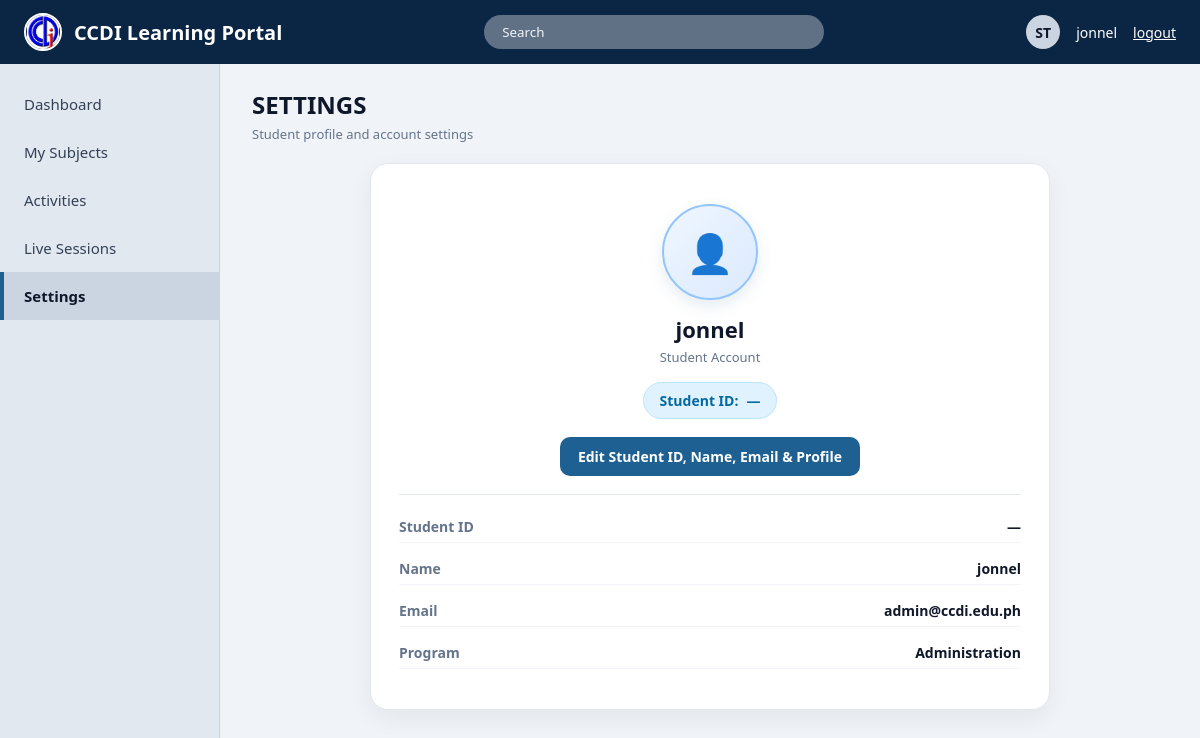
Screenshot of /settings.php (signed in) with the database file from the repository.
### tables this page shows
CREATE TABLE `users` (
  `id` int(11) NOT NULL AUTO_INCREMENT,
  `full_name` varchar(100) NOT NULL,
  `email` varchar(100) NOT NULL,
  `password` varchar(255) NOT NULL,
  `course` varchar(100) DEFAULT 'Bachelor of Science in Information Technology (BSIT)',
  `block` varchar(20) DEFAULT 'Block - 3B',
  `role` enum('student','teacher','admin') DEFAULT 'student',
  `program` varchar(100) DEFAULT NULL,
  `username` varchar(50) DEFAULT NULL,
  `STATUS` varchar(20) DEFAULT 'Approved',
  `department` varchar(50) DEFAULT 'BSIT Department',
  `year_level` varchar(20),
  `profile_pic` varchar(255) DEFAULT NULL,
  `student_id` varchar(50) DEFAULT NULL,
  `student_number` varchar(50) DEFAULT NULL,
  PRIMARY KEY (`id`),
  UNIQUE KEY `email` (`email`),
  UNIQUE KEY `username` (`username`),
  UNIQUE KEY `uq_users_student_id` (`student_id`),
  UNIQUE KEY `uq_student_number` (`student_number`)
);

### settings.php (the view, shortened to what this page needs)
<?php
include 'db.php';
$user_id = intval($_SESSION['user_id']);
$student = null;
$stmt = $conn->prepare("SELECT * FROM users WHERE id = ? LIMIT 1");
$stmt->bind_param("i", $user_id);
$stmt->execute();
$res = $stmt->get_result();
if ($res && $res->num_rows > 0) {
    $student = $res->fetch_assoc();
}
$student_id_raw = trim((string)($student['student_id'] ?? ''));
$student_no = ($student_id_raw !== '') ? $student_id_raw : '—';
$student_name = trim((string)($student['full_name'] ?? $student['username'] ?? 'Student'));
$student_email = trim((string)($student['email'] ?? ''));
$student_program = trim((string)($student['program'] ?? $student['course'] ?? ''));
$profile_pic_path = trim((string)($student['profile_pic'] ?? ''));
$avatar_pic = trim((string)($profile_pic_path !== '' ? $profile_pic_path : ($_SESSION['profile_pic'] ?? '')));
$has_avatar_pic = ($avatar_pic !== '' && file_exists(__DIR__ . '/' . $avatar_pic));
?>
<!DOCTYPE html>
<html lang="en">
<head>
    <link rel="stylesheet" href="style.css">
</head>
<body>
    <header class="topbar" style="background-color: #0b2545;">
        <div class="brand">
            <div class="brand-logo"><img src="logo.jpg" alt="logo" style="width:100%; height:100%; object-fit:contain;"></div>
            <span>CCDI Learning Portal</span>
        </div>
        <input type="text" class="search-bar" placeholder="Search">
        <div class="user-menu">
        <div class="user-avatar" style="overflow:hidden; padding:0; display:flex; align-items:center; justify-content:center;">
          <?php if ($has_avatar_pic): ?>
          <img src="<?php echo htmlspecialchars($avatar_pic); ?>" alt="Student Profile" style="width:100%; height:100%; object-fit:cover; display:block;">
          <?php else: ?>
          ST
          <?php endif; ?>
       </div>
            <span><?php echo htmlspecialchars($student_name); ?></span>
            <a href="logout.php" class="logout-link">logout</a>
        </div>
    </header>
    <nav class="sidebar">
        <a href="dashboard.php">Dashboard</a>
        <a href="subjects.php">My Subjects</a>
        <a href="activity_feed.php">Activities</a>
        <a href="live_sessions.php">Live Sessions</a>
        <a href="settings.php" class="active">Settings</a>
    </nav>
    <main class="main-wrapper">
        <div class="page-header">
            <h1>SETTINGS</h1>
            <p>Student profile and account settings</p>
        </div>
        <div class="settings-wrapper">
            <div class="settings-card">
                <div class="settings-avatar-ring">
                    <?php if ($profile_pic_path !== '' && file_exists(__DIR__ . '/' . $profile_pic_path)): ?>
                        <img src="<?php echo htmlspecialchars($profile_pic_path); ?>" alt="Profile Picture">
                    <?php else: ?>
                        <span>&#128100;</span>
                    <?php endif; ?>
                </div>
                <h2 class="settings-role-title"><?php echo htmlspecialchars($student_name); ?></h2>
                <p class="settings-subtitle">Student Account</p>
                <div class="student-id-box">
                    <span>Student ID:</span>
                    <span><?php echo htmlspecialchars($student_no); ?></span>
                </div>
                <div>
                    <button type="button" id="toggleEditProfileBtn" class="edit-profile-btn">
                        Edit Student ID, Name, Email &amp; Profile
                    </button>
                </div>
                <div class="student-info-list">
                    <div class="student-info-row">
                        <span class="student-info-label">Student ID</span>
                        <span class="student-info-value"><?php echo htmlspecialchars($student_no); ?></span>
                    </div>
                    <div class="student-info-row">
                        <span class="student-info-label">Name</span>
                        <span class="student-info-value"><?php echo htmlspecialchars($student_name); ?></span>
                    </div>
                    <?php if ($student_email !== ''): ?>
                    <div class="student-info-row">
                        <span class="student-info-label">Email</span>
                        <span class="student-info-value"><?php echo htmlspecialchars($student_email); ?></span>
                    </div>
                    <?php endif; ?>
                    <?php if ($student_program !== ''): ?>
                    <div class="student-info-row">
                        <span class="student-info-label">Program</span>
                        <span class="student-info-value"><?php echo htmlspecialchars($student_program); ?></span>
                    </div>
                    <?php endif; ?>
                </div>
            </div>
        </div>
    </main>
</body>
</html>

### style.css (style rules this page uses)
.user-avatar { width: 36px; height: 36px; border-radius: 50%; overflow: hidden; flex-shrink: 0; }
* { box-sizing: border-box; margin: 0; padding: 0; font-family: 'Segoe UI', Tahoma, Geneva, Verdana, sans-serif; }
body { background-color: #f0f4f8; color: #1e293b; }
.topbar { background-color: #1e6091; color: white; height: 64px; padding: 0 24px; display: flex; align-items: center; justify-content: space-between; position: fixed; top: 0; left: 0; right: 0; z-index: 100; }
.brand { display: flex; align-items: center; gap: 12px; font-size: 20px; font-weight: 700; }
.brand-logo { width: 38px; height: 38px; border: 2px solid #ffffff; border-radius: 50%; overflow: hidden; display: flex; align-items: center; justify-content: center; }
.search-bar { background-color: rgba(255, 255, 255, 0.35); border-radius: 20px; padding: 8px 18px; width: 340px; border: none; color: white; outline: none; }
.search-bar::placeholder { color: #f1f5f9; }
.user-menu { display: flex; align-items: center; gap: 16px; font-size: 14px; }
.user-avatar { width: 34px; height: 34px; border-radius: 50%; background-color: #cbd5e1; color: #0f172a; display: flex; align-items: center; justify-content: center; font-weight: bold; }
.logout-link { color: white; text-decoration: underline; }
.sidebar { width: 220px; background-color: #e2e8f0; position: fixed; top: 64px; bottom: 0; left: 0; padding-top: 16px; border-right: 1px solid #cbd5e1; }
.sidebar a { display: flex; align-items: center; gap: 12px; padding: 14px 20px; color: #334155; text-decoration: none; font-size: 15px; font-weight: 500; border-left: 4px solid transparent; }
.sidebar a:hover, .sidebar a.active { background-color: #cbd5e1; color: #0f172a; font-weight: 600; border-left: 4px solid #1e6091; }
.main-wrapper { margin-left: 220px; margin-top: 64px; padding: 24px 32px; }
.page-header h1 { font-size: 24px; color: #0f172a; }
.page-header p { font-size: 13px; color: #64748b; margin-top: 4px; margin-bottom: 20px; }
.edit-profile-btn { background-color: #5b7c87; color: #0f172a; border: none; padding: 10px 64px; border-radius: 25px; font-size: 20px; font-weight: 700; cursor: pointer; }

### settings.php (style rules this page uses)
.settings-wrapper { max-width: 680px; margin: 16px auto 0 auto; }
.settings-avatar-ring { width: 96px; height: 96px; margin: 0 auto 14px auto; border-radius: 50%; background: linear-gradient(135deg, #eff6ff, #dbeafe); border: 2px solid #93c5fd; display: flex; align-items: center; justify-content: center; color: #0b2545; font-size: 38px; overflow: hidden; box-shadow: 0 6px 16px rgba(30, 96, 145, 0.12); }
.settings-role-title { font-size: 22px; font-weight: 800; color: #0f172a; margin: 0 0 4px 0; }
.settings-subtitle { font-size: 13px; color: #64748b; margin: 0 0 16px 0; }
.settings-card { background: #ffffff; border: 1px solid #e2e8f0; border-radius: 18px; padding: 40px 28px; box-shadow: 0 8px 24px rgba(15, 23, 42, 0.06); text-align: center; }
.student-id-box { display: inline-flex; align-items: center; gap: 8px; background: #e0f2fe; color: #0369a1; border: 1px solid #bae6fd; padding: 8px 16px; border-radius: 999px; font-size: 14px; font-weight: 800; margin-bottom: 18px; }
.edit-profile-btn { display: inline-flex; align-items: center; justify-content: center; gap: 8px; background: #1e6091; color: #ffffff; border: none; border-radius: 10px; padding: 10px 18px; font-size: 14px; font-weight: 700; cursor: pointer; margin-bottom: 18px; transition: background-color 0.15s ease, transform 0.15s ease; }
.student-info-list { text-align: left; border-top: 1px solid #e2e8f0; padding-top: 16px; display: grid; gap: 10px; font-size: 14px; }
.student-info-row { display: flex; justify-content: space-between; gap: 12px; padding: 6px 0; border-bottom: 1px solid #f1f5f9; }
.student-info-label { color: #64748b; font-weight: 600; }
.student-info-value { color: #0f172a; font-weight: 700; text-align: right; }

### rows the page displays
users: full_name "jonnel", student "—", email "admin@ccdi.edu.ph", course "Administration"
